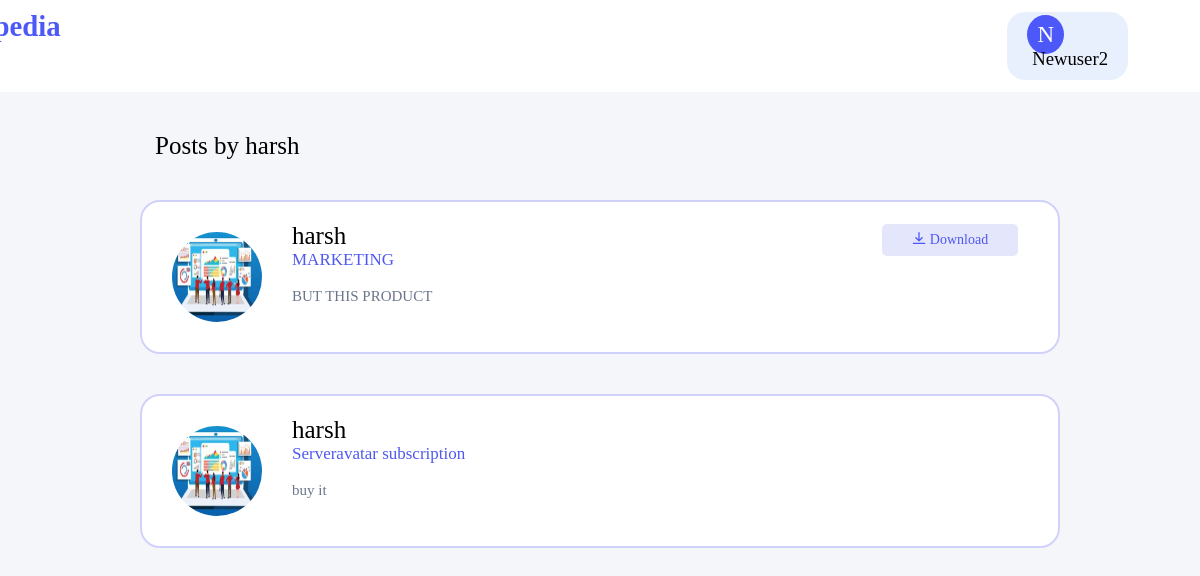
Page /user/harsh (signed in) on the committed database.
### blog/models.py (models this page shows, shortened)
class Post(models.Model):
	title = models.CharField(max_length=100,name='title')
	file = models.FileField(null=True,blank=True,upload_to='Files',name='file')
	content = models.TextField(name='content')
	date_posted = models.DateTimeField(default=timezone.now)
	author = models.ForeignKey(User, on_delete=models.CASCADE)

### users/models.py (models this page shows, shortened)
class Profile(models.Model):
    user = models.OneToOneField(User, on_delete=models.CASCADE)
    image = models.ImageField(default='default.jpg', upload_to='profile_pics')

### blog/views.py (the view)
# urls.py: path('user/<str:username>', UserPostListView.as_view(), name='user-posts'),
class UserPostListView(ListView):
    model = Post
    template_name = 'blog/user_posts.html'  # <app>/<model>_<viewtype>.html
    context_object_name = 'posts'
    def get_queryset(self):
        user = get_object_or_404(User, username=self.kwargs.get('username'))
        return Post.objects.filter(author=user).order_by('-date_posted')

### blog/templates/blog/user_posts.html (shortened to what this page needs)
{% extends "blog/base.html" %}
{% block content %}
    <div class="edittitle">Posts by {{ view.kwargs.username }}</div>
    {% for post in posts %}
<div class="homes">
    <div>
        <a href="{{ post.author.profile.image.url }} " target="_blank"><img class="image" src="{{ post.author.profile.image.url }}"></a>
    </div>
    <div class="details">
        <a href="{% url 'user-posts' post.author.username  %}"><text class="items itmes1">{{ post.author }}</text></a>
        <br>
        <text class="items itmes2">{{ post.title }}</text>
        <br><br>
        <text class="items itmes3">{{ post.content }}</text>
        <br>
    </div>
    {% if post.file %}
    <div class="downl">
        <a href="{{ post.file.url }}" download >
        <button class="btnss" type="submit" name="Downalod">
            Download
        </button></a>
    </div>
    {% endif %}
</div>
{% endfor %}
{% endblock content %}

### blog/templates/blog/base.html (shortened to what this page needs)
{% load static %}
<html>
<html lang="en">
<head>
    <link rel="stylesheet" href="{% static 'blog/style.css' %}">
    <link href="https://cdnjs.cloudflare.com/ajax/libs/font-awesome/4.7.0/css/font-awesome.min.css" rel="stylesheet"/>
</head>
<body>
<div class="container">
    <div id="menu">
        <div class="logo"><a class="links" href="{% url 'blog-home' %}">infopedia</a></div>
        {% if user.is_authenticated %}
        <a href="{% url 'profile' %} ">
            <div class="menu-item round-bttn">
                <span class="circle">{{ user.username.0|title }}</span> &nbsp;{{ user.username }}
            </div>
        </a>
        {% endif %}
    </div>
</div>
 <div class="container my-bg">
    {% block content %}
    {% endblock  %}
</div>
</body>
</html>

### blog/static/blog/style.css (style rules this page uses)
* { margin:0; padding:0; font-family: 'cera pro', Times, serif; text-decoration: None; }
body { background-color:rgb(245,246,250); }
.circle { border-radius: 50%; padding: 7px 10px; background: #4d58f9; text-align: center; font-size: 23px; color: #fff; }
#menu { margin:0px; display:flex; justify-content: flex-end; background-color: white; font-size: 0.9em; flex-wrap: nowrap; }
.menu-item { text-decoration: None; padding: 23px 13px; font-size: 1.3em; }
.round-bttn { border: 2px solid white; background-color: rgb(232,240,254); border-radius: 20px; padding:10px 20px; margin:10px 70px; cursor: pointer; }
.logo { margin:0px; align-content:start; padding:10px; font-size: 2.0em; font-family:'panchang'; font-weight:Bold; color: #4d58f9; margin-right:950px; height:60%; max-width: 30px; }
.image { margin:30px; border-radius:50%; height:90px; width:90px; }
.details { padding:20px 0px 0px 0px; }
.itmes1 { font-size:25px; color:rgb(0,0,0); }
.itmes2 { font-size:17px; color:rgb(79,88,240); }
.itmes3 { color:rgb(107,118,139); font-size:15px; }
.btnss { padding:8px 30px; font-size:14px; background-color:rgb(228,230,252); color:rgb(79,88,240); border:None; border-radius:5px; cursor: pointer; }
.downl { margin: 22px 0px 0px 450px; }
.titlenew,.edittitle { padding:40px 0px 0px 155px; font-size:25px; font-weight:semibold; }
.homes { margin:40px 140px; background-color:white; border: 2px solid rgb(208,210,250); border-radius:20px; display:flex; }
a { color:inherit; text-decoration:None; }
.links { font-family:'panchang'; }

### rows in the picture
Post: author.profile.image (picture), author "harsh", title "MARKETING", content "BUT THIS PRODUCT"
Post: author.profile.image (picture), author "harsh", title "Serveravatar subscription", content "buy it"

### other values in the picture
{{ user.username.0|title }} "N"
{{ user.username }} "Newuser2"
{{ view.kwargs.username }} "harsh"
